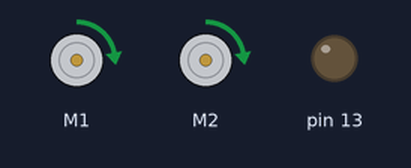
This sketch was run on a simulated Arduino Leonardo, built with avr-gcc and run on an emulated ATmega32U4. On the bench: 2 × DC motor (green arrow = forward, orange = backward, longer = faster), output pins drawn as LEDs (lit = HIGH). Random numbers use the default seed unless the sketch sets one; what the sketch prints to the serial monitor is not drawn.

Above: at 2.9 s.
At 8.7 s:
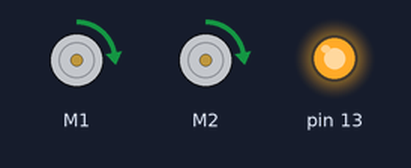
Timing chart, 0 to 28.7 s (numbered marks = the images above):
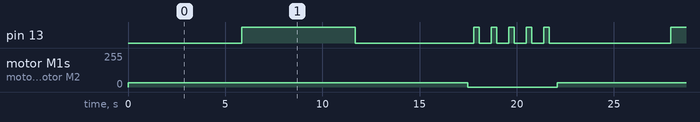

The sketch:

rpro_lecture_1_ex3_solution_nesting.ino
```cpp
#include <Wire.h>
#include <Zumo32U4.h>

Zumo32U4Motors motors;
Zumo32U4LineSensors lineSensors;
Zumo32U4Encoders encoders;

#define NUM_SENSORS 3
uint16_t lineSensorValues[NUM_SENSORS];

int speed = 50;
int threshold=500;
float wheelCirc = 13.0;
long randNumber;
bool ledOn = true;

void setup() {
  // put your setup code here, to run once:
  lineSensors.initThreeSensors();
  Serial.begin(9600);
  randomSeed(analogRead(0));
}

// Prints a line with all the sensor readings to the serial
// monitor.
void printReadingsToSerial()
{
  char buffer[80];
  sprintf(buffer, "%4d %4d %4d\n",
    lineSensorValues[0],
    lineSensorValues[1],
    lineSensorValues[2]
  );
  Serial.print(buffer);
}

// the uncalibrated line sensor reading are between 0 (very bright) and 2000 (very dark)
void readLineSensors(){
  lineSensors.read(lineSensorValues, QTR_EMITTERS_ON);
  printReadingsToSerial();
}

void flashLEDs(){
  ledRed(ledOn);
  delay(300);
  ledRed(!ledOn);
  ledYellow(ledOn);
  delay(300);
  ledYellow(!ledOn);
  ledGreen(ledOn);
  delay(300);
  ledGreen(!ledOn);
}

float getDistance(){
  int countsL = encoders.getCountsLeft();
  int countsR = encoders.getCountsRight();

  float distanceL = countsL/900.0 * wheelCirc;
  float distanceR = countsR/900.0 * wheelCirc;

  //Serial.println("Move my wheels.... counts L " + (String)countsL + " R " + (String)countsR);
  //Serial.println("Move my wheels.... cm L " + (String)distanceL + " R " + (String)distanceR);

  //delay(1000);
  return (distanceL + distanceR)/2;
}

void resetEncoders(){
  encoders.getCountsAndResetLeft();
  encoders.getCountsAndResetRight();
}

void stop(){
  motors.setSpeeds(0,0);
}

void forward(){
  motors.setSpeeds(speed, speed);
}

void randomTurn(){
  randNumber = random(300,500);
  long dir = random(1,3);
  if (dir == 1)
    motors.setSpeeds(200,-200);
  else motors.setSpeeds(-200,200);
  delay(randNumber);
  motors.setSpeeds(0,0);
}

void randomTurnLeft(){
  randNumber = random(300,500);
  motors.setSpeeds(-200,200);
  delay(randNumber);
  motors.setSpeeds(0,0);
}

void randomTurnRight(){
  randNumber = random(300,500);
  motors.setSpeeds(200, -200);
  delay(randNumber);
  motors.setSpeeds(0,0);
}

void loop() {
  readLineSensors();
  if (lineSensorValues[0]<threshold && lineSensorValues[1] < threshold && lineSensorValues[2]< threshold) {
    forward();
    if (getDistance()<50) {
    ledGreen(ledOn);
    } else if (getDistance()<100){
    ledYellow(ledOn);
    ledGreen(!ledOn);
    } else if (getDistance()<150){
    ledRed(ledOn);
    ledYellow(!ledOn);
    } else {
    stop();
    flashLEDs();
    flashLEDs();
    flashLEDs();
    flashLEDs();
    flashLEDs();
    resetEncoders();
    ledGreen(ledOn);
    }
    /* To be correct, you also need to check the distance here and switch the LEDs when necessary */
  }
//   else stop();
  else if (getDistance()<50) {
    randomTurnLeft();
  } else if (getDistance()<100){
    randomTurnRight();
  } else if (getDistance()<150){
    randomTurn();
  } else {
    stop();
    flashLEDs();
    flashLEDs();
    flashLEDs();
    flashLEDs();
    flashLEDs();
    resetEncoders();
    ledGreen(ledOn);
  }
  delay(100);
}
```

Measured:
- by itself, pin 13: repeats every 22.1 s: LOW 6.1 s, 4 × (HIGH 0.30 s, LOW 0.60 s), HIGH 0.30 s, LOW 6.2 s, HIGH 5.9 s
- by itself, motor M1, motor M2: alternates forward 31/255 for 17.5 s and stopped for 4.6 s
